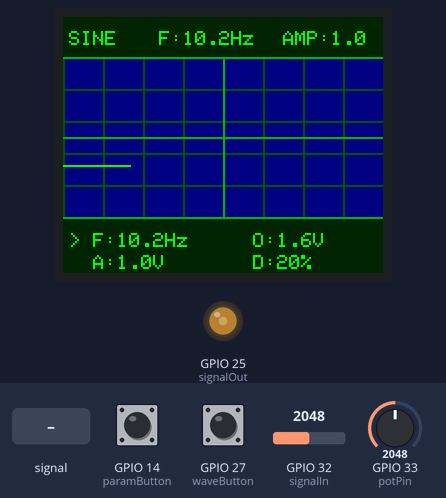
Recording of a sketch running on a simulated ESP32. On the bench: 160×128 colour display, output pins drawn as LEDs (lit = HIGH). Inputs (shaded band) come from the test bench; at power-on: GPIO 14 (paramButton) HIGH, GPIO 27 (waveButton) HIGH, GPIO 33 (potPin) = 2048, GPIO 32 (signalIn) = 2048.

Above: at 1.3 s.
1.4 s: GPIO 14 (paramButton) pulled LOW for 0.15 s
At 1.57 s:
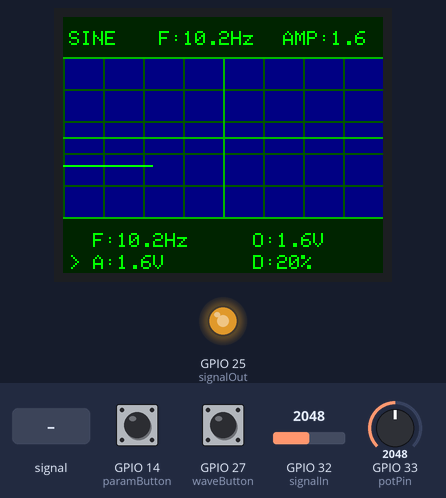
2.1 s: GPIO 32 (signalIn) fed a 200 Hz sine of ±327 counts around its level
At 4.95 s:
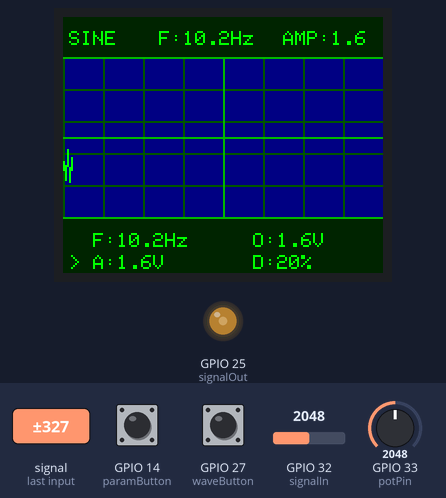
5.1 s: GPIO 27 (waveButton) pulled LOW for 0.15 s
At 5.55 s:
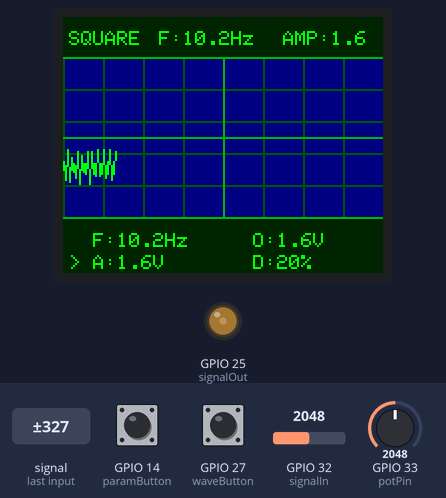
5.8 s: GPIO 27 (waveButton) pulled LOW for 1 s
At 6.16 s:
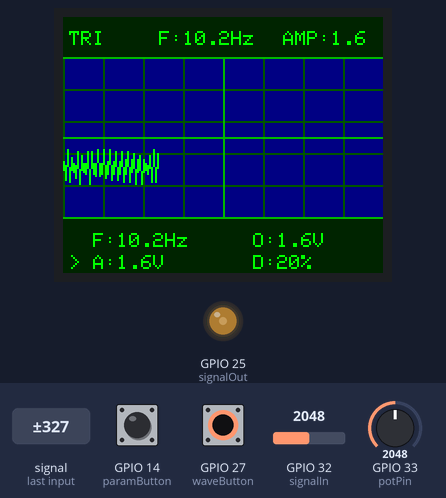
7.4 s: GPIO 33 (potPin) set to 2098
At 7.69 s:
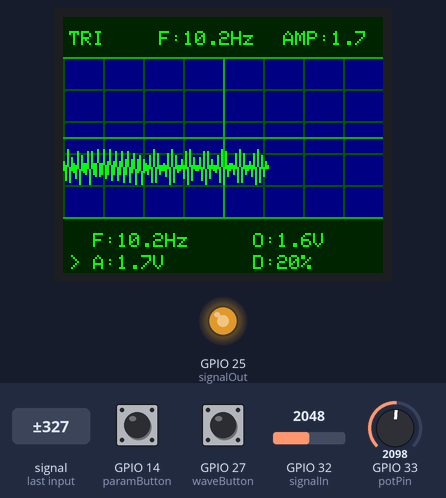
10.4 s: GPIO 14 (paramButton) pulled LOW for 1 s
At 10.74 s:
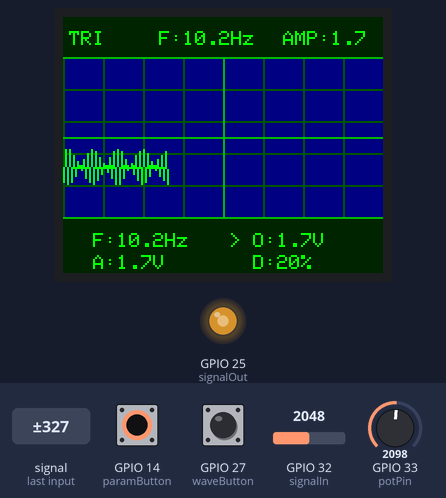
Timing chart, 0 to 15.4 s (numbered marks = the images above; inputs shaded):
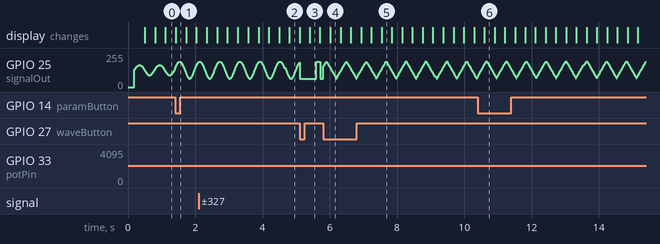

The sketch:

oscilloscope.ino
```cpp
#include <Adafruit_GFX.h>
#include <Adafruit_ST7735.h>
#include <SPI.h>
#include <math.h>

// tft
#define TFT_CS  15
#define TFT_DC  2
#define TFT_RST 4

#define BG_COLOR      0x0010
#define GRID_COLOR    0x02A0
#define CENTER_COLOR  0x05A0
#define WAVE_COLOR    0x07E0
#define HEADER_COLOR  0x0120

#define HEADER_HEIGHT 20
#define MENU_HEIGHT 28
#define MENU_TOP 100

Adafruit_ST7735 tft = Adafruit_ST7735(TFT_CS, TFT_DC, TFT_RST);

const int signalOut = 25;   // DAC
const int signalIn  = 32;   // ADC

const int waveButton  = 27;
const int paramButton = 14;

const int potPin = 33;

// wave
#define TABLE_SIZE 64

uint8_t sineTable[TABLE_SIZE];

float waveFrequency = 1.0;
float amplitude = 1.0;
float offset = 1.65;


// parameters
enum Parameter {FREQ, AMP, OFFSET, DUTY};
float dutyCycle = 20.0;

Parameter currentParameter = FREQ;

enum Waveform {SINE, SQUARE, TRIANGLE, PULSE};

Waveform currentWave = SINE;


// sampling
const int sampleInterval = 20000;

unsigned long lastSample = 0;

int x = 0;
int lastY = 72;


// button
bool lastParamButtonState = HIGH;
unsigned long lastButtonTime = 0;

const int debounceTime = 200;


// sine table
void createSineTable() {

  for (int i = 0; i < TABLE_SIZE; i++) {

    float angle = 2.0 * PI * i / TABLE_SIZE;
    float value = (sin(angle) + 1.0) * 127.5;

    sineTable[i] = (uint8_t)value;
  }
}


// grid
void drawGrid() {

  tft.fillScreen(BG_COLOR);

  // header
  tft.fillRect(0, 0, 160, HEADER_HEIGHT, HEADER_COLOR);
  tft.drawFastHLine(0, HEADER_HEIGHT, 160, CENTER_COLOR);


  // Oscilloscope Grid
  for (int gx = 0; gx < 160; gx += 20) {
    tft.drawFastVLine(gx, HEADER_HEIGHT + 1, MENU_TOP - HEADER_HEIGHT - 1, GRID_COLOR);
  }
  for (int gy = HEADER_HEIGHT + 16; gy < MENU_TOP; gy += 16) {
    tft.drawFastHLine(0, gy, 160, GRID_COLOR);
  }

  // Center horizontal
  tft.drawFastHLine(0, 60, 160, CENTER_COLOR);
  // Center vertical
  tft.drawFastVLine(80, HEADER_HEIGHT + 1, MENU_TOP - HEADER_HEIGHT - 1, CENTER_COLOR);


  // Bottom Menu
  tft.fillRect(0, MENU_TOP, 160, MENU_HEIGHT, HEADER_COLOR);
  tft.drawFastHLine(0, MENU_TOP, 160, CENTER_COLOR);
}


// HEADER
void updateHeader() {

  tft.fillRect(0, 0, 160, HEADER_HEIGHT, HEADER_COLOR);

  tft.setTextColor(WAVE_COLOR);
  tft.setTextSize(1);

  tft.setCursor(3, 7);

  // Waveform
  if (currentWave == SINE) tft.print("SINE");
  else if (currentWave == SQUARE) tft.print("SQUARE");
  else if (currentWave == TRIANGLE) tft.print("TRI");
  else if (currentWave == PULSE) tft.print("PULSE");

  // Frequency
  tft.setCursor(48, 7);
  tft.print("F:");
  tft.print(waveFrequency, 1);
  tft.print("Hz");

  // Amplitude
  tft.setCursor(110, 7);
  tft.print("AMP:");
  tft.print(amplitude, 1);
}

void updateMenu() {

  tft.fillRect(0, MENU_TOP + 1, 160, MENU_HEIGHT - 1, HEADER_COLOR);

  tft.setTextColor(WAVE_COLOR);
  tft.setTextSize(1);

  // freq
  tft.setCursor(3, MENU_TOP + 8);

  if (currentParameter == FREQ) tft.print("> "); else tft.print("  ");

  tft.print("F:");
  tft.print(waveFrequency, 1);
  tft.print("Hz");

  // amp
  tft.setCursor(3, MENU_TOP + 19);

  if (currentParameter == AMP) tft.print("> "); else tft.print("  ");

  tft.print("A:");
  tft.print(amplitude, 1);
  tft.print("V");

  // offset
  tft.setCursor(83, MENU_TOP + 8);

  if (currentParameter == OFFSET) tft.print("> "); else tft.print("  ");

  tft.print("O:");
  tft.print(offset, 1);
  tft.print("V");

  // duty
  tft.setCursor(83, MENU_TOP + 19);

  if (currentParameter == DUTY) tft.print("> "); else tft.print("  ");

  tft.print("D:");
  tft.print(dutyCycle, 0);
  tft.print("%");
}


// BUTTON
void checkButtons() {

  // Parameter Button
  bool paramState = digitalRead(paramButton);

  if (lastParamButtonState == HIGH && paramState == LOW) {

    if (millis() - lastButtonTime > debounceTime) {

      lastButtonTime = millis();

      if (currentParameter == FREQ) {currentParameter = AMP;}
      else if (currentParameter == AMP) {currentParameter = OFFSET;}
      else if (currentParameter == OFFSET) {currentParameter = DUTY;}
      else {currentParameter = FREQ;}
    }
  }

  lastParamButtonState = paramState;

  // Wave Button
  static bool lastWaveButtonState = HIGH;

  bool waveState = digitalRead(waveButton);

  static unsigned long lastWaveButtonTime = 0;

  if (lastWaveButtonState == HIGH && waveState == LOW) {

    if (millis() - lastWaveButtonTime > debounceTime) {

      lastWaveButtonTime = millis();

      if (currentWave == SINE) {currentWave = SQUARE;}
      else if (currentWave == SQUARE) {currentWave = TRIANGLE;}
      else if (currentWave == TRIANGLE) {currentWave = PULSE;}
      else {currentWave = SINE;}
    }
  }

  lastWaveButtonState = waveState;
}


// potentiometer
void updateParameter() {

  int potValue = analogRead(potPin);

  if (currentParameter == FREQ) {waveFrequency = map(potValue, 0, 4095, 5, 200) / 10.0;}
  else if (currentParameter == AMP) {amplitude = map(potValue, 0, 4095, 0, 330) / 100.0;}
  else if (currentParameter == OFFSET) {offset = map(potValue, 0, 4095, 0, 330) / 100.0;}
  else if (currentParameter == DUTY) {dutyCycle = map(potValue, 0, 4095, 5, 95);}
}


// wave generator
uint8_t generateWave(int index) {

  float phase = (float)index / TABLE_SIZE;

  // sine
  if (currentWave == SINE) {return sineTable[index];}
  // square
  if (currentWave == SQUARE) {if (phase < dutyCycle / 100.0) return 255; else return 0;}
  // triangle
  if (currentWave == TRIANGLE) {
    if (phase < 0.5) {return phase * 2.0 * 255;}
    else {return (1.0 - (phase - 0.5) * 2.0) * 255;}
  }
  // pulse
  if (currentWave == PULSE) {if (phase < dutyCycle / 100.0) return 255; else return 0;}

  return 0;
}


// setuo
void setup() {

  Serial.begin(115200);

  // TFT
  tft.initR(INITR_BLACKTAB);
  tft.setRotation(1);

  drawGrid();

  // Buttons
  pinMode(waveButton, INPUT_PULLUP);
  pinMode(paramButton, INPUT_PULLUP);

  // ADC
  pinMode(signalIn, INPUT);

  // DAC
  dacWrite(signalOut, 128);

  // Sine
  createSineTable();
}


// loop
void loop() {

  unsigned long now = micros();

  checkButtons();
  updateParameter();

  updateHeader();
  updateMenu();

  // generate sine
  static unsigned long lastDAC = 0;

  static int tableIndex = 0;

  float sampleRate = waveFrequency * TABLE_SIZE;

  unsigned long dacInterval = 1000000.0 / sampleRate;


  if (now - lastDAC >= dacInterval) {

    lastDAC = now;


    uint8_t rawWave = generateWave(tableIndex);

    float normalized = rawWave / 255.0;


    // Apply amplitude
    float value = offset + (normalized - 0.5) * amplitude;

    // Limit to DAC range
    value = constrain(value, 0.0, 3.3);

    // Convert to DAC 0-255
    int dacValue = value * 255.0 / 3.3;

    dacWrite(signalOut, dacValue);

    tableIndex++;
    if (tableIndex >= TABLE_SIZE) {tableIndex = 0;}
  }


  // oscillloscope
  if (now - lastSample >= sampleInterval) {

    lastSample = now;

    int value = analogRead(signalIn);
    float voltage = value * 3.3 / 4095.0;

    // Convert to screen
    int y = map(value, 0, 4095, 127, HEADER_HEIGHT + 1);

    // Draw waveform
    if (x > 0) {tft.drawLine(x - 1, lastY, x, y, WAVE_COLOR);}

    lastY = y;
    x++;

    // Screen finished
    if (x >= 160) {

      x = 0;
      lastY = 72;

      drawGrid();
    }
  }
}
```

Measured:
- the behaviour switches between 2059 and 2060 on GPIO 33 (potPin) (found by bisection; images 4 and 5)
- after the input at 1.4 s, the display: changes at once (image 1)
- after the input at 5.1 s, the display: first differs from a run without the input after 0.31 s (image 3)
- after the input at 5.8 s, the display: changes after 0.22 s (image 4)
- after the input at 10.4 s, the display: changes after 0.19 s (image 6)
